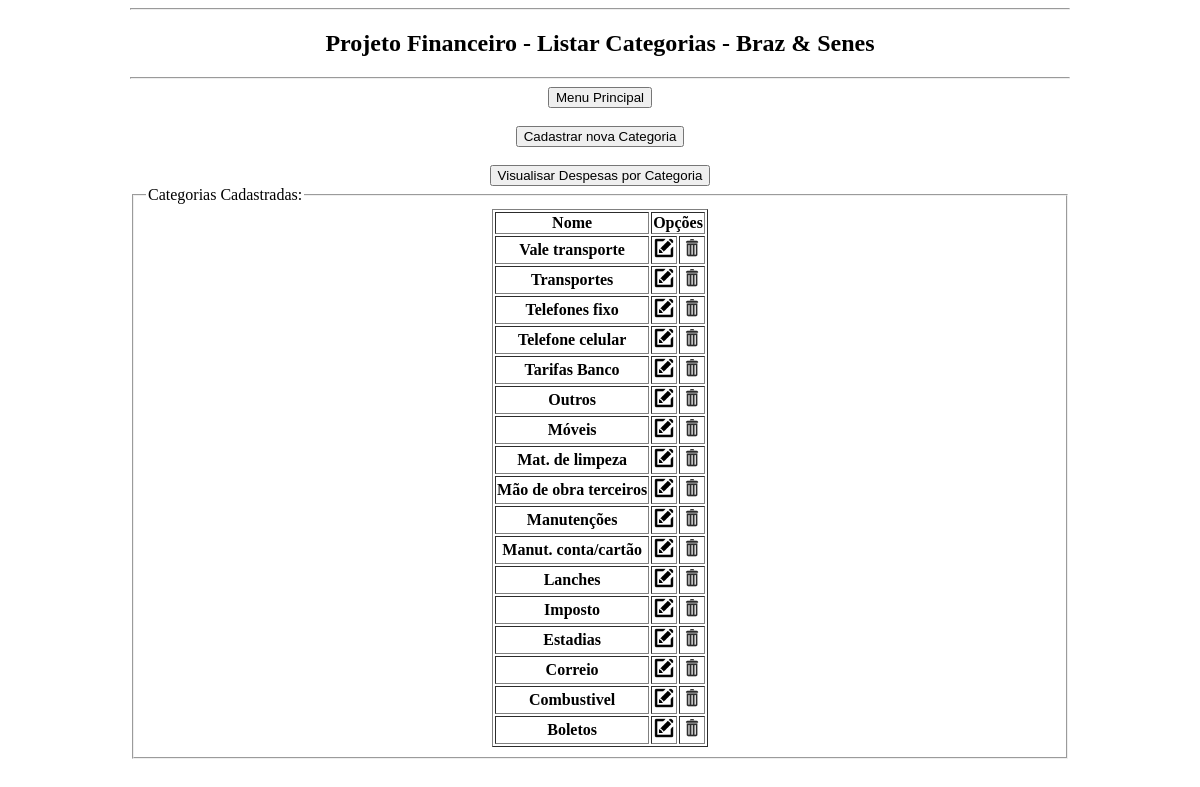
The page /listarCategorias.php on the database as committed earlier.
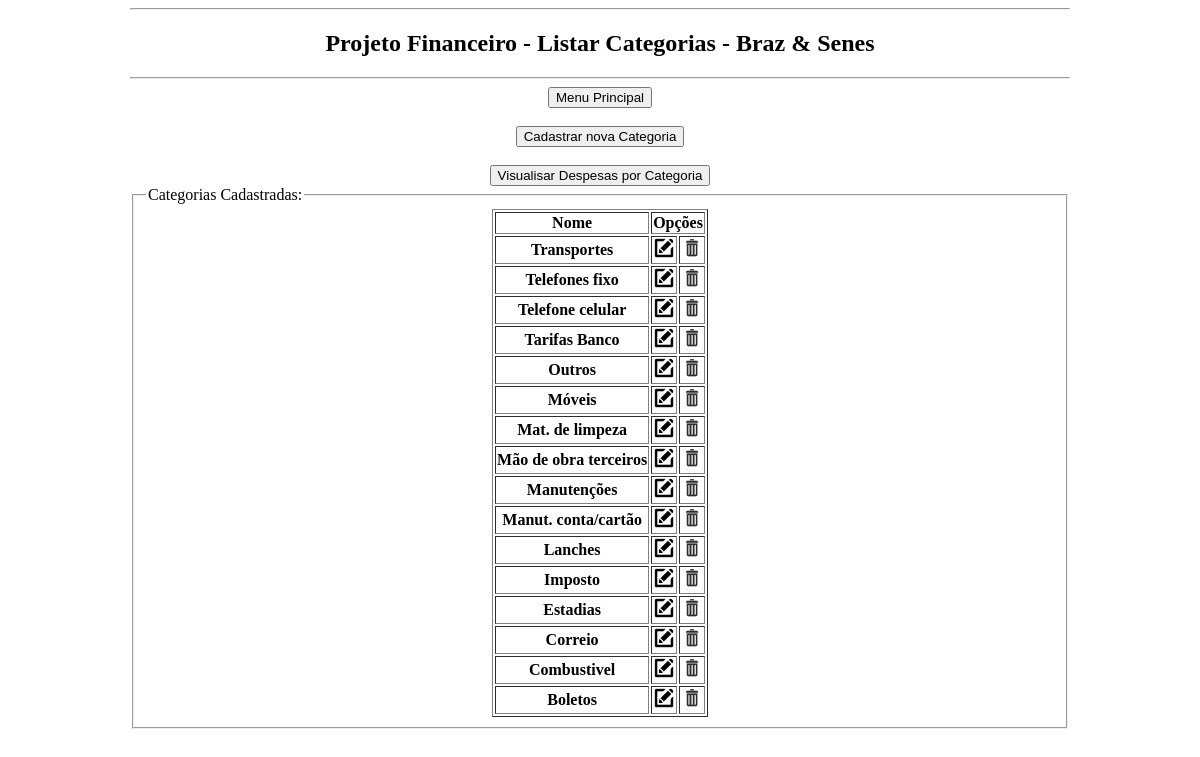
The same page on the database as committed later.
### tables this page shows
CREATE TABLE `categoria` (
  `idCategoria` int(11) NOT NULL,
  `nome` varchar(45) DEFAULT NULL
);

### listarCategorias.php (the view, shortened to what this page needs)
<!DOCTYPE HTML>
<html lang="pt-br">
	<head>
		<link rel="stylesheet" type="text/css" href="stylesheet.css" />
	</head>
	<body>
		<header>
			<hr>
			<h2><center>Projeto Financeiro - Listar Categorias - Braz & Senes</center></h2>
			<hr>
		</header>
		<div><center>
			<input class="botaoTop" type="button" value="Menu Principal" name="index" onclick="location.href='index.php';" />
			<br><br>
			<input class="botaoTop" type="button" value="Cadastrar nova Categoria" name="cadastroCategoria" onclick="location.href='cadastroCategoria.php';" //>
			<br><br>
			<input class="botaoTop" type="button" value="Visualisar Despesas por Categoria" name="chartCategoria" onclick="location.href='chartCategoria.php';"/>
			</center>
			<fieldset>
				<legend>
					Categorias Cadastradas:
				</legend>
				<table border="1" style ="margin : 0 auto">
					<th>Nome</th>
					<th colspan="2">Opções</th>
					<?php
						include "conexao.php";
						$sql = "SELECT * FROM categoria
								ORDER BY nome DESC";
						$contatos = $conex -> prepare($sql);
						$contatos -> execute();
						foreach($contatos as $x)
						{
								$id = $x['idCategoria'];
								$nome = $x['nome'];
								echo "<tr>";
								echo "<th>".$nome."</th>";
								echo "<th>
										<a href='edicaoCategoria.php?id=$id&editar=editar'>
											<img src='imagens/Editar01.png' width='20px'>
										</a>
									  </th>";
								echo "<th>
										<a href='exclusaoCategoria.php?id=$id&editar=editar'>
											<img src='imagens/Lixo01.png' width='20px'>
										</a>
									  </th>";
								echo "</tr>";
						}
					?>
				</table>
			</fieldset>
		</div>
	</body>
</html>

Rows that differ between the two databases and show on the page:
removed categoria: nome "Vale transporte"
